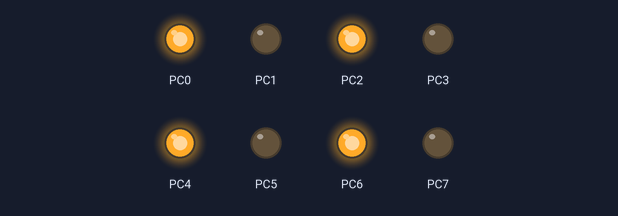
Recording of a program running on a simulated ATmega2560, built with avr-gcc and emulated at 16 MHz. On the bench: output pins drawn as LEDs (lit = HIGH).

Above: at 0.2 s.
At 1.7 s:
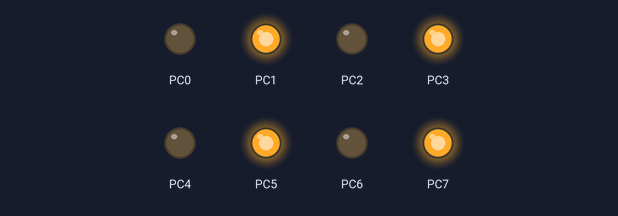
Timing chart, 0 to 3.0 s (numbered marks = the images above):
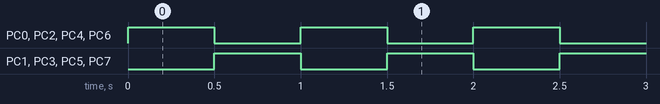

Measured:
- by itself, PC0–7: alternates HIGH for 0.50 s and LOW for 0.50 s

The program:

main.c
```c
/*
 * T1_Ex1.c
 *
 * Created: 26.08.2025 15:54:45
 * Author : teo
 */

#define F_CPU 16000000UL

#include <avr/io.h>
#include <util/delay.h>

int main(void)
{
	DDRC = 0xFF;
    /* Replace with your application code */
    while (1)
    {
		PORTC = (1 << PC0) | (1 << PC2) | (1 << PC4) | (1 << PC6);

		_delay_ms(500);

		PORTC = (1 << PC1) | (1 << PC3) | (1 << PC5) | (1 << PC7);

		_delay_ms(500);
    }
}
```
